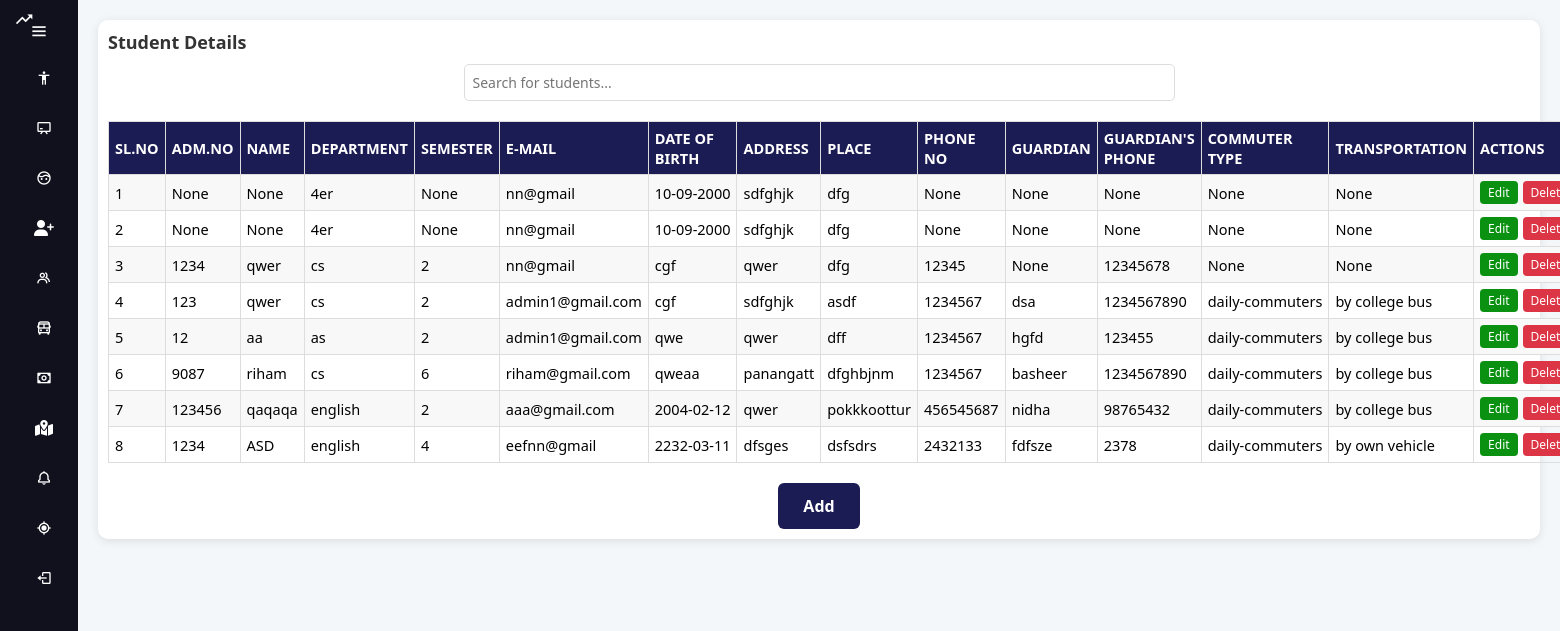
Page /administrator/Viewstudent/ on the earlier database version.
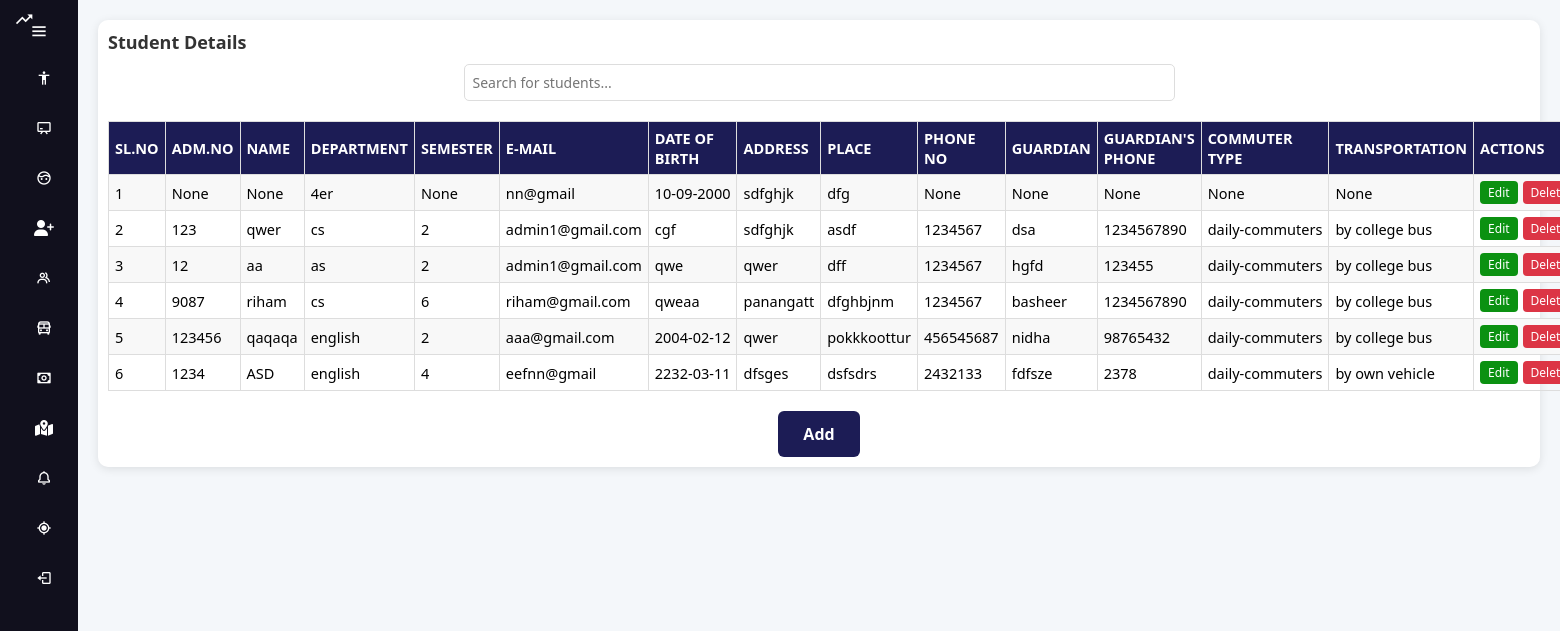
Same page on the later database version.
### administrator/models.py (models this page shows)
class StudentTable(models.Model):
    student_image=models.FileField(upload_to='student_image',null=True,blank=True)
    Name = models.CharField(max_length=30, null=True, blank=True)
    admissionno=models.CharField(max_length=10,null=True,blank=True)
    department=models.CharField(max_length=10,null=True,blank=True)
    sem=models.CharField(max_length=10,null=True,blank=True)
    email=models.CharField(max_length=10,null=True,blank=True)
    dob=models.CharField(max_length=10,null=True,blank=True)
    address=models.CharField(max_length=50,null=True,blank=True)
    place=models.CharField(max_length=30,null=True,blank=True)
    ph_no=models.BigIntegerField(null=True,blank=True)
    guardianname=models.CharField(max_length=20,null=True,blank=True)
    phoneno=models.BigIntegerField(null=True,blank=True)
    commuter_type=models.CharField(max_length=20,null=True,blank=True)
    transportation_type=models.CharField(max_length=20,null=True,blank=True)
    route=models.CharField(max_length=20,null=True,blank=True)
    created_at=models.DateTimeField(auto_now_add=True, null=True, blank=True)
    updated_at = models.DateTimeField(auto_now_add=True, null=True, blank=True)

### administrator/views.py (the view)
# urls.py: path('Viewstudent/',ViewStudent.as_view(),name="vstudent_page"),
class ViewStudent(View):
    def get(self, request):
        student_obj =StudentTable.objects.all()
        return render(request, "administrator/student/view_student.html", {'val': student_obj})

### templates/administrator/student/view_student.html (shortened to what this page needs)
{% extends 'administrator/admindashboard.html' %}
{% load static %}
{% block body %}
<html lang="en">
<head>
</head>
<body>
    <div class="container">
        <h2>Student Details</h2>
        <div class="search-container">
            <input class="search-bar" type="text" id="search" placeholder="Search for students..." onkeyup="searchTable()">
        </div>
        <table class="route-table" id="studentTable">
            <tr>
                <th>Sl.No</th>
                <th>Adm.No</th>
                <th>Name</th>
                <th>Department</th>
                <th>Semester</th>
                <th>E-mail</th>
                <th>Date of Birth</th>
                <th>Address</th>
                <th>Place</th>
                <th>Phone No</th>
                <th>Guardian</th>
                <th>Guardian's Phone</th>
                <th>Commuter Type</th>
                <th>Transportation</th>
                <th class="actions-col">Actions</th>
            </tr>
            {% for i in val %}
            <tr>
                <td>{{ forloop.counter }}</td>
                <td>{{ i.admissionno }}</td>
                <td>{{ i.Name }}</td>
                <td>{{ i.department }}</td>
                <td>{{ i.sem }}</td>
                <td>{{ i.email }}</td>
                <td>{{ i.dob }}</td>
                <td>{{ i.address }}</td>
                <td>{{ i.place }}</td>
                <td>{{ i.ph_no }}</td>
                <td>{{ i.guardianname }}</td>
                <td>{{ i.phoneno }}</td>
                <td>{{ i.commuter_type }}</td>
                <td>{{ i.transportation_type }}</td>
                <td class="actions-col">
                    <div class="action-buttons">
                        <button class="edit-btn"><a href="/administrator/editstudent/{{ i.id }}/" style="color: white; text-decoration: none;">Edit</a></button>
                        <button class="delete-btn"><a href="/administrator/Deletestudent/{{ i.id }}/" style="color: white; text-decoration: none;">Delete</a></button>
                    </div>
                </td>
            </tr>
            {% endfor %}
        </table>
        <button class="add-btn"><a href="{% url 'addstudent_page' %}">Add</a></button>
    </div>
</body>
</html>
{% endblock %}

Differences in the rows shown:
removed StudentTable: admissionno "None", Name "None", department "4er", sem "None", email "nn@gmail", dob "10-09-2000", address "sdfghjk", place "dfg", ph_no "None", guardianname "None", phoneno "None", commuter_type "None", transportation_type "None"
removed StudentTable: admissionno "1234", Name "qwer", department "cs", sem "2", email "nn@gmail", dob "cgf", address "qwer", place "dfg", ph_no "12345", guardianname "None", phoneno "12345678", commuter_type "None", transportation_type "None"
